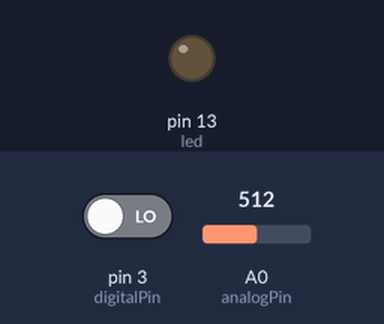
Simulated run of this sketch. Board: Arduino Uno, built with avr-gcc and run on an emulated ATmega328P. Parts: output pins drawn as LEDs (lit = HIGH). The test bench sets the inputs (shaded band); at power-on: pin 3 (digitalPin) LOW, A0 (analogPin) = 512. What the sketch prints to the serial monitor is not drawn.

Above: at 1.2 s.
1.3 s: pin 3 (digitalPin) driven HIGH
At 1.9 s:
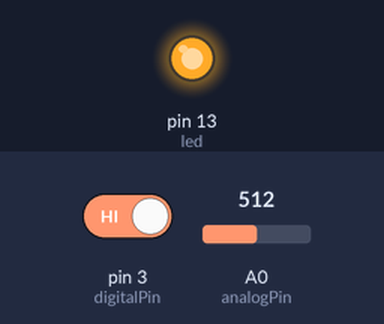
2.8 s: pin 3 (digitalPin) driven LOW
At 3.4 s:
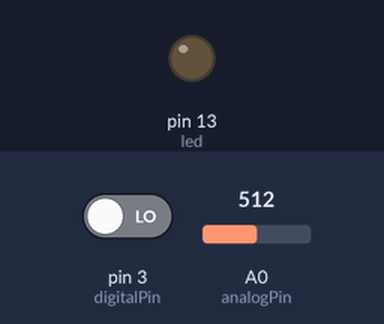
Timing chart, 0 to 5.8 s (numbered marks = the images above; inputs shaded):
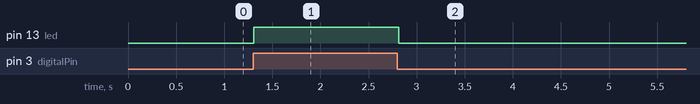

The sketch:

Hall1.ino
```cpp
int led = 13; // Emplear el led integrado en el Arduino
int digitalPin = 3; // La salida digital del sensor
int analogPin = A0; // La salida análoga del sensor
int digitalVal;
int analogVal;

void setup() {
  pinMode(led,OUTPUT);
  pinMode(digitalPin,INPUT);
  Serial.begin(9600);
}

void loop() {
  digitalVal = digitalRead(digitalPin);
  if(digitalVal == HIGH)
  {
    digitalWrite(led,HIGH);
  }
  else
  {
    digitalWrite(led,LOW);
  }
  analogVal = analogRead(analogPin);
  Serial.println(analogVal);
  delay(50);
}
```

Measured:
- after the input at 1.3 s, pin 13 (led): LOW → HIGH at once
- after the input at 2.8 s, pin 13 (led): HIGH → LOW at once
